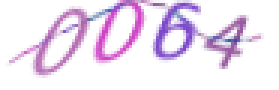
#> input picture error/0004_8823.png, 93 x 30 px (shown 3 times larger)
$ python image_analysis.py
#> lines starting #> are read from the running program, lines starting #| are printed output that depends on the picture
import numpy as np
import cv2

def read_file(file):
#> called with file = './error/0004_8823.png'
    img=cv2.imread(file)
#> img is the input picture: shape (30, 93, 3); mean B, G, R 242.8, 226.5, 238.8
    print(img.shape)
#| (30, 93, 3)
    # img=cv2.resize(img, (93, 10))

    img=np.array(img)
    print(img.shape)
#| (30, 93, 3)

    # 0 46 47:93
    # 4 25
    img1=img[:,7:27,:]
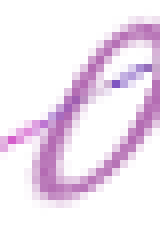
#> img1: shape (30, 20, 3) (shown 8 times larger); mean B, G, R 240.9, 226.9, 240.3
    img2=img[:,27:47,:]
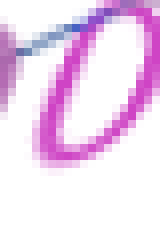
#> img2: shape (30, 20, 3) (shown 8 times larger); mean B, G, R 240.8, 215.8, 240
    img3=img[:,47:67,:]
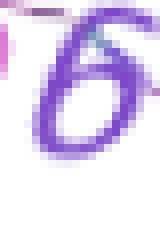
#> img3: shape (30, 20, 3) (shown 8 times larger); mean B, G, R 241.8, 216, 227.1
    img4=img[:,67:87,:]
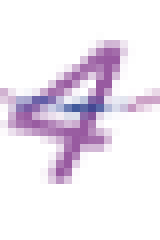
#> img4: shape (30, 20, 3) (shown 8 times larger); mean B, G, R 240.4, 229.8, 237.6

    cv2.imshow('1', img1)
    cv2.imshow('2', img2)
    cv2.imshow('3', img3)
    cv2.imshow('4', img4)

    cv2.waitKey(0)
    cv2.destroyAllWindows()

    print(img.shape)
#| (30, 93, 3)

# [5 lines of commented-out code are left out]
read_file('./error/0004_8823.png')
